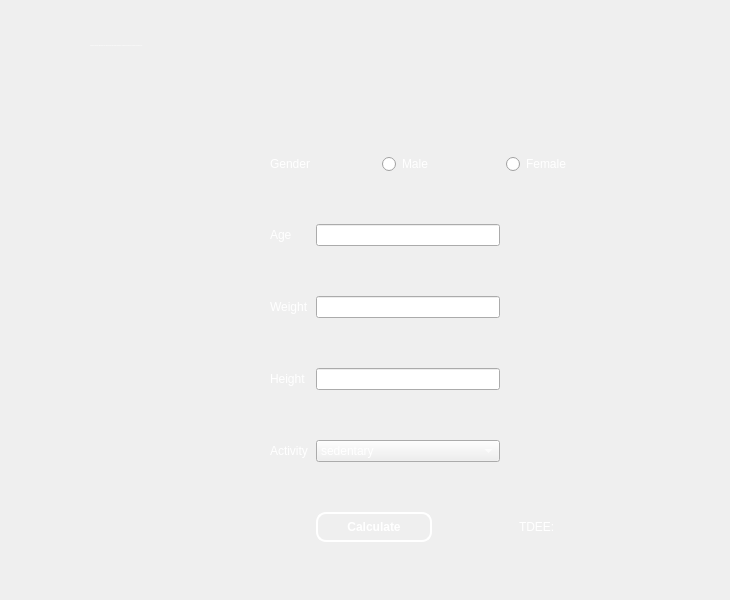
     <widget class="QWidget" name="page_tdee">
      <property name="styleSheet">
       <string notr="true">color: white;
font: bold 22px &quot;Calibri&quot;;




</string>
      </property>
      <widget class="QWidget" name="verticalLayoutWidget_2">
       <property name="geometry">
        <rect>
         <x>90</x>
         <y>10</y>
         <width>631</width>
         <height>71</height>
        </rect>
       </property>
       <layout class="QVBoxLayout" name="verticalLayout_tdee">
        <item>
         <widget class="QLabel" name="label_summary_tdee">
          <property name="palette">
           <palette>
            <active>
             <colorrole role="WindowText">
              <brush brushstyle="SolidPattern">
               <color alpha="255">
                <red>255</red>
                <green>255</green>
                <blue>255</blue>
               </color>
              </brush>
             </colorrole>
             <colorrole role="Button">
              <brush brushstyle="SolidPattern">
               <color alpha="255">
                <red>36</red>
                <green>36</green>
                <blue>36</blue>
               </color>
              </brush>
             </colorrole>
             <colorrole role="Text">
              <brush brushstyle="SolidPattern">
               <color alpha="255">
                <red>255</red>
                <green>255</green>
                <blue>255</blue>
               </color>
              </brush>
             </colorrole>
             <colorrole role="ButtonText">
              <brush brushstyle="SolidPattern">
               <color alpha="255">
                <red>255</red>
                <green>255</green>
                <blue>255</blue>
               </color>
              </brush>
             </colorrole>
             <colorrole role="Base">
              <brush brushstyle="SolidPattern">
               <color alpha="255">
                <red>36</red>
                <green>36</green>
                <blue>36</blue>
               </color>
              </brush>
             </colorrole>
             <colorrole role="Window">
              <brush brushstyle="SolidPattern">
               <color alpha="255">
                <red>36</red>
                <green>36</green>
                <blue>36</blue>
               </color>
              </brush>
             </colorrole>
             <colorrole role="PlaceholderText">
              <brush brushstyle="NoBrush">
               <color alpha="128">
                <red>255</red>
                <green>255</green>
                <blue>255</blue>
               </color>
              </brush>
             </colorrole>
            </active>
            <inactive>
             <colorrole role="WindowText">
              <brush brushstyle="SolidPattern">
               <color alpha="255">
                <red>255</red>
                <green>255</green>
                <blue>255</blue>
               </color>
              </brush>
             </colorrole>
             <colorrole role="Button">
              <brush brushstyle="SolidPattern">
               <color alpha="255">
                <red>36</red>
                <green>36</green>
                <blue>36</blue>
               </color>
              </brush>
             </colorrole>
             <colorrole role="Text">
              <brush brushstyle="SolidPattern">
               <color alpha="255">
                <red>255</red>
                <green>255</green>
                <blue>255</blue>
               </color>
              </brush>
             </colorrole>
             <colorrole role="ButtonText">
              <brush brushstyle="SolidPattern">
               <color alpha="255">
                <red>255</red>
                <green>255</green>
                <blue>255</blue>
               </color>
              </brush>
             </colorrole>
             <colorrole role="Base">
              <brush brushstyle="SolidPattern">
               <color alpha="255">
                <red>36</red>
                <green>36</green>
                <blue>36</blue>
               </color>
              </brush>
             </colorrole>
             <colorrole role="Window">
              <brush brushstyle="SolidPattern">
               <color alpha="255">
                <red>36</red>
                <green>36</green>
                <blue>36</blue>
               </color>
              </brush>
             </colorrole>
             <colorrole role="PlaceholderText">
              <brush brushstyle="NoBrush">
               <color alpha="128">
                <red>255</red>
                <green>255</green>
                <blue>255</blue>
               </color>
              </brush>
             </colorrole>
            </inactive>
            <disabled>
             <colorrole role="WindowText">
              <brush brushstyle="SolidPattern">
               <color alpha="255">
                <red>255</red>
                <green>255</green>
                <blue>255</blue>
               </color>
              </brush>
             </colorrole>
             <colorrole role="Button">
              <brush brushstyle="SolidPattern">
               <color alpha="255">
                <red>36</red>
                <green>36</green>
                <blue>36</blue>
               </color>
              </brush>
             </colorrole>
             <colorrole role="Text">
              <brush brushstyle="SolidPattern">
               <color alpha="255">
                <red>255</red>
                <green>255</green>
                <blue>255</blue>
               </color>
              </brush>
             </colorrole>
             <colorrole role="ButtonText">
              <brush brushstyle="SolidPattern">
               <color alpha="255">
                <red>255</red>
                <green>255</green>
                <blue>255</blue>
               </color>
              </brush>
             </colorrole>
             <colorrole role="Base">
              <brush brushstyle="SolidPattern">
               <color alpha="255">
                <red>36</red>
                <green>36</green>
                <blue>36</blue>
               </color>
              </brush>
             </colorrole>
             <colorrole role="Window">
              <brush brushstyle="SolidPattern">
               <color alpha="255">
                <red>36</red>
                <green>36</green>
                <blue>36</blue>
               </color>
              </brush>
             </colorrole>
             <colorrole role="PlaceholderText">
              <brush brushstyle="NoBrush">
               <color alpha="128">
                <red>255</red>
                <green>255</green>
                <blue>255</blue>
               </color>
              </brush>
             </colorrole>
            </disabled>
           </palette>
          </property>
          <property name="font">
           <font>
            <family>Calibri</family>
            <pointsize>-1</pointsize>
            <weight>75</weight>
            <italic>false</italic>
            <bold>true</bold>
           </font>
          </property>
          <property name="text">
           <string>This calorie calculator will display your TDEE or Total Daily Energy Expenditure, a measure of how many calories you burn per day.</string>
          </property>
          <property name="wordWrap">
           <bool>true</bool>
          </property>
         </widget>
        </item>
       </layout>
      </widget>
      <widget class="QWidget" name="gridLayoutWidget">
       <property name="geometry">
        <rect>
         <x>270</x>
         <y>110</y>
         <width>301</width>
         <height>481</height>
        </rect>
       </property>
       <layout class="QGridLayout" name="gridLayout_tdee">
        <item row="4" column="1">
         <widget class="QComboBox" name="comboBox_activity_tdee">
          <item>
           <property name="text">
            <string>sedentary</string>
           </property>
          </item>
          <item>
           <property name="text">
            <string>light</string>
           </property>
          </item>
          <item>
           <property name="text">
            <string>moderate</string>
           </property>
          </item>
          <item>
           <property name="text">
            <string>active</string>
           </property>
          </item>
         </widget>
        </item>
        <item row="2" column="1">
         <widget class="QLineEdit" name="lineEdit_weight_tdee">
          <property name="inputMask">
           <string/>
          </property>
          <property name="placeholderText">
           <string>kgs</string>
          </property>
         </widget>
        </item>
        <item row="1" column="0">
         <widget class="QLabel" name="label_age_tdee">
          <property name="text">
           <string>Age</string>
          </property>
         </widget>
        </item>
        <item row="3" column="1">
         <widget class="QLineEdit" name="lineEdit_height_tdee">
          <property name="placeholderText">
           <string>cm</string>
          </property>
         </widget>
        </item>
        <item row="1" column="1">
         <widget class="QLineEdit" name="lineEdit_age_tdee"/>
        </item>
        <item row="2" column="0">
         <widget class="QLabel" name="label_weight_tdee">
          <property name="text">
           <string>Weight</string>
          </property>
         </widget>
        </item>
        <item row="5" column="1">
         <widget class="QPushButton" name="pushButton_tdee">
          <property name="styleSheet">
           <string notr="true">QPushButton{
    border-style: outset;
    border-width: 2px;
    border-radius: 10px;
    border-color: white;
    font: bold;
    max-width: 100px;
    padding: 6px;
}</string>
          </property>
          <property name="text">
           <string>Calculate</string>
          </property>
         </widget>
        </item>
        <item row="0" column="1" alignment="Qt::AlignHCenter">
         <widget class="QRadioButton" name="radioButton_male_tdee">
          <property name="text">
           <string>Male</string>
          </property>
         </widget>
        </item>
        <item row="3" column="0">
         <widget class="QLabel" name="label_height_tdee">
          <property name="text">
           <string>Height</string>
          </property>
         </widget>
        </item>
        <item row="0" column="0">
         <widget class="QLabel" name="label_gender_tdee">
          <property name="text">
           <string>Gender</string>
          </property>
         </widget>
        </item>
        <item row="0" column="2">
         <widget class="QRadioButton" name="radioButton_female_tdee">
          <property name="text">
           <string>Female</string>
          </property>
         </widget>
        </item>
        <item row="4" column="0">
         <widget class="QLabel" name="label_activity_tdee">
          <property name="text">
           <string>Activity</string>
          </property>
         </widget>
        </item>
        <item row="5" column="2" alignment="Qt::AlignHCenter">
         <widget class="QLabel" name="label_tdee">
          <property name="text">
           <string>TDEE: </string>
          </property>
         </widget>
        </item>
       </layout>
      </widget>
     </widget>
